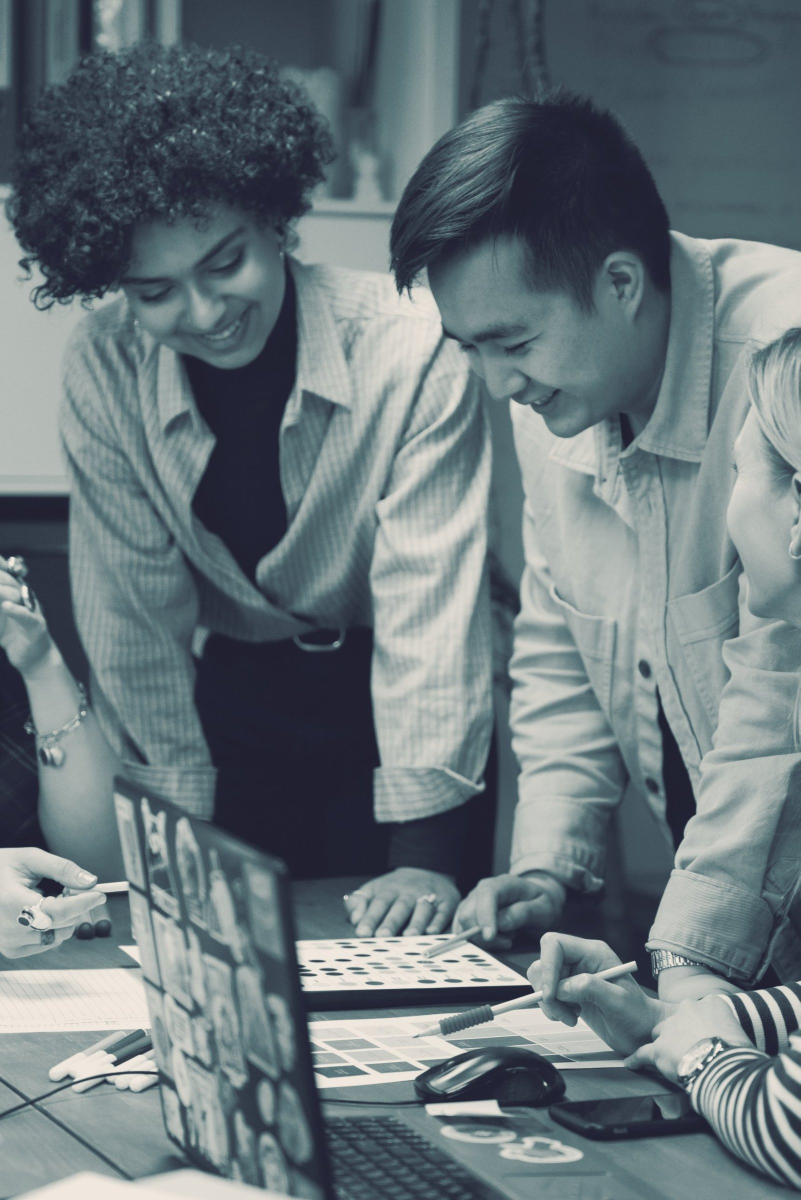
#> input picture videos/teamtailor-header/brand/Equipo_Marketing_Tessera.jpg, 1601 x 2400 px, found by its file name (shown at 1/2 size)
$ python prep_photos.py ../brand/Equipo_Marketing_Tessera.jpg ../brand/Oficina_Minimalista_Tessera.jpg
#> lines starting #> are read from the running program, lines starting #| are printed output that depends on the picture
"""Recorta las fotos de marca en teselas exactas para el mosaico.

Uso: python3 -I scripts/prep_photos.py <carpeta_origen> <carpeta_destino>

Cada foto sale en dos formatos, al tamaño exacto en pantalla (sin reescalar en el navegador):
  <id>-full.jpg  320x1080   tesela de altura completa
  <id>-half.jpg  320x536    media tesela (detalle)
  <id>-hero.jpg  1920x1080  solo las de HERO: la foto entera que forman las seis columnas al juntarse
FOCUS dice, en fracciones de la foto, dónde centrar cada recorte y cuánto acercar el detalle.
"""
import sys, os
from PIL import Image, ImageFilter

TW, FH, HH = 320, 1080, 536
FOCUS = {
    # id: (archivo, full_cx, full_cy, full_zoom, half_cx, half_cy, half_zoom)
    "equipo":  ("Equipo_Marketing_Tessera.jpg",   0.42, 0.50, 1.00, 0.70, 0.30, 1.9),
    "oficina": ("Oficina_Minimalista_Tessera.jpg", 0.70, 0.62, 1.00, 0.72, 0.66, 2.2),
    "ciudad":  ("Ciudad_Luces_Tessera.jpg",        0.38, 0.55, 1.00, 0.30, 0.70, 1.7),
    "granvia": ("Madrid_GranVia_Tessera.jpg",      0.38, 0.62, 1.00, 0.40, 0.80, 1.3),
    "molinos": ("Molinos_Tessera.jpg",             0.62, 0.55, 1.00, 0.70, 0.42, 1.6),
    "reunion": ("Reunion_Equipo_Tessera.jpg",      0.50, 0.55, 1.00, 0.50, 0.56, 1.8),
    "despacho":("Despacho_Tessera.jpg",            0.64, 0.50, 1.00, 0.66, 0.36, 1.9),
    "tesserers":("Oficina_Tesserers.jpg",          0.445, 0.50, 1.00, 0.78, 0.62, 1.6),
}
# Las que se ven enteras al juntarse las columnas: (cx, cy) del encuadre 16:9
HERO = {
    "tesserers": (0.50, 0.50),
    "ciudad":    (0.50, 0.62),
    "reunion":   (0.50, 0.56),
    "equipo":    (0.50, 0.30),
}

def crop(im, w, h, cx, cy, zoom):
    W, H = im.size
    s = max(w / W, h / H) * zoom          # escala que cubre la tesela, más el zoom pedido
    sw, sh = w / s, h / s                 # ventana en píxeles de la foto original
    x0 = min(max(cx * W - sw / 2, 0), W - sw)
    y0 = min(max(cy * H - sh / 2, 0), H - sh)
    out = im.resize((w, h), Image.LANCZOS, box=(x0, y0, x0 + sw, y0 + sh))
    if s > 1:  # ampliación: enfoque suave para no ir blando
        out = out.filter(ImageFilter.UnsharpMask(radius=1.2, percent=60, threshold=2))
    return out

src, dst = sys.argv[1], sys.argv[2]
os.makedirs(dst, exist_ok=True)
for pid, (fn, fx, fy, fz, hx, hy, hz) in FOCUS.items():
    im = Image.open(os.path.join(src, fn)).convert("RGB")
#> im is the input picture: PIL image 1601x2400 RGB; mean R, G, B 105.8, 118.4, 123
    crop(im, TW, FH, fx, fy, fz).save(os.path.join(dst, pid + "-full.jpg"), quality=92)
#> in crop, `out = im.resize((w, h), Image.LANCZOS, box=(x0, y0, x0 + sw, y0 + sh))`:
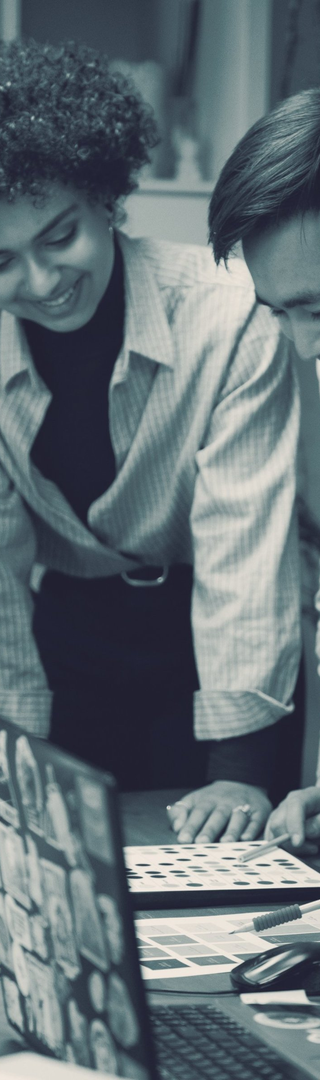
#> out: PIL image 320x1080 RGB; mean R, G, B 98.1, 110.1, 115.8
    crop(im, TW, HH, hx, hy, hz).save(os.path.join(dst, pid + "-half.jpg"), quality=92)
#> call 2 of crop, with w = 320, h = 536, cx = 0.7, cy = 0.3, zoom = 1.9
#> in crop (call 2), `out = im.resize((w, h), Image.LANCZOS, box=(x0, y0, x0 + sw, y0 + sh))`:
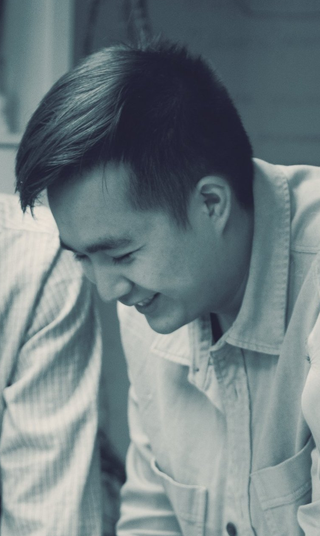
#> out: PIL image 320x536 RGB; mean R, G, B 111.5, 125.2, 129
    if pid in HERO:
        crop(im, 1920, 1080, *HERO[pid], 1.0).save(os.path.join(dst, pid + "-hero.jpg"), quality=90)
#> call 3 of crop, with w = 1920, h = 1080, cx = 0.5, cy = 0.3, zoom = 1
#> in crop (call 3), `out = im.resize((w, h), Image.LANCZOS, box=(x0, y0, x0 + sw, y0 + sh))`:
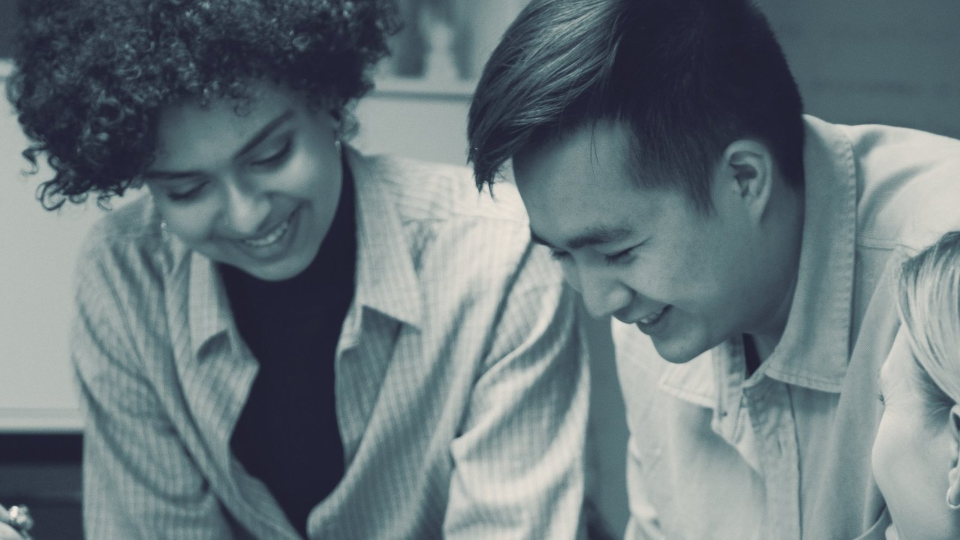
#> out: PIL image 1920x1080 RGB (shown at 1/2 size); mean R, G, B 105.1, 118.3, 123
    print(pid, im.size)
#| equipo (1601, 2400)
#> pass 2 of the loop `for pid, (fn, fx, fy, fz, hx, hy, hz) in FOCUS.items():`:
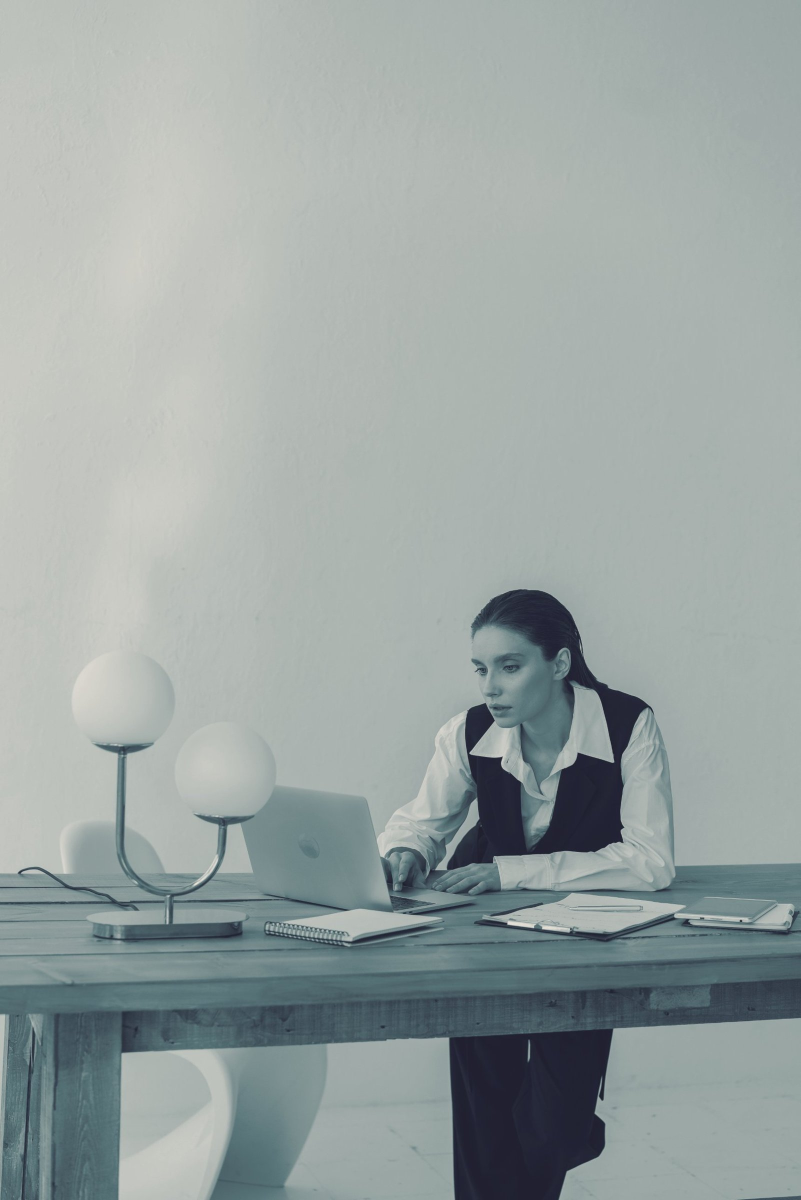
#> input picture videos/teamtailor-header/brand/Oficina_Minimalista_Tessera.jpg, 1601 x 2400 px, found by its file name (shown at 1/2 size)
#> im is the input picture: PIL image 1601x2400 RGB; mean R, G, B 153.7, 163.6, 162
#> in crop (call 4), `out = im.resize((w, h), Image.LANCZOS, box=(x0, y0, x0 + sw, y0 + sh))`:
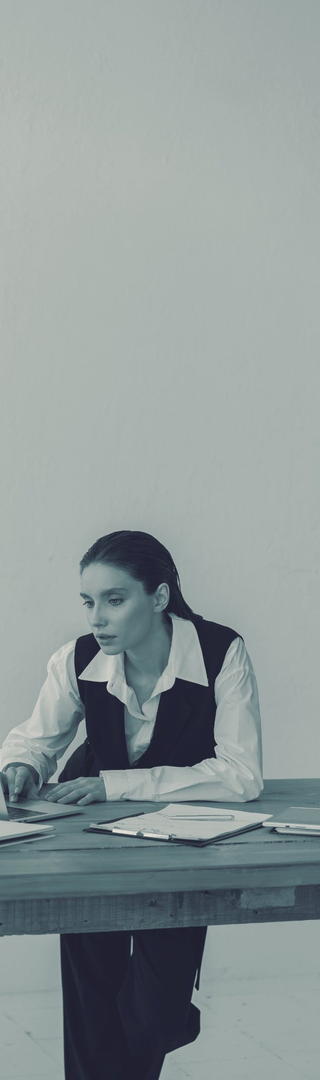
#> out: PIL image 320x1080 RGB; mean R, G, B 141.3, 151.9, 152
#> in crop (call 5), `out = im.resize((w, h), Image.LANCZOS, box=(x0, y0, x0 + sw, y0 + sh))`:
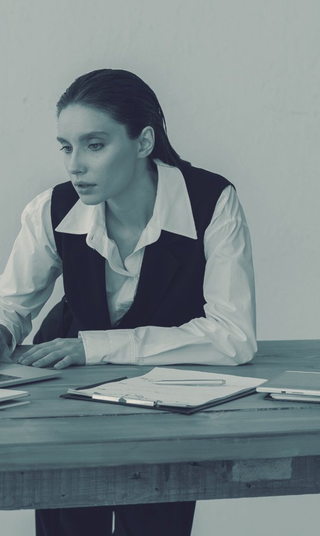
#> out: PIL image 320x536 RGB; mean R, G, B 120.5, 133.4, 136
#| oficina (1601, 2400)
#> pass 3 of the loop `for pid, (fn, fx, fy, fz, hx, hy, hz) in FOCUS.items():`:
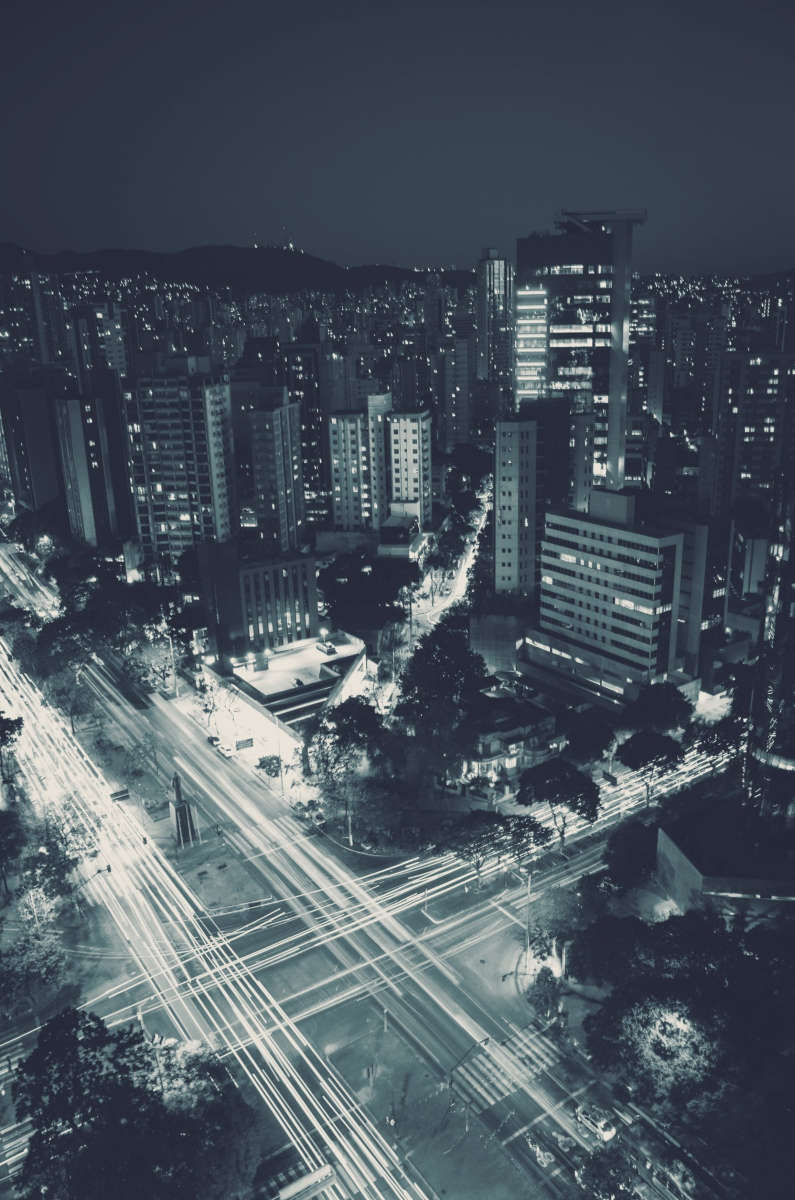
#> input picture videos/teamtailor-header/brand/Ciudad_Luces_Tessera.jpg, 1589 x 2400 px, found by its file name (shown at 1/2 size)
#> im is the input picture: PIL image 1589x2400 RGB; mean R, G, B 73.1, 83.5, 92.9
#> in crop (call 7), `out = im.resize((w, h), Image.LANCZOS, box=(x0, y0, x0 + sw, y0 + sh))`:
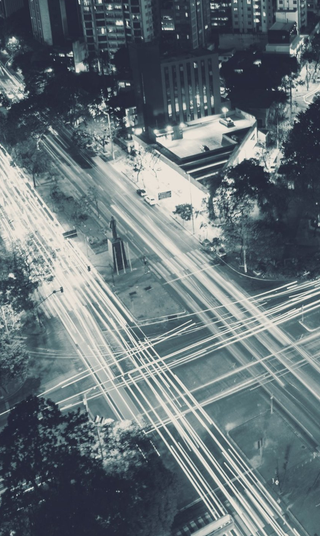
#> out: PIL image 320x536 RGB; mean R, G, B 102.4, 114.1, 119.3
#> in crop (call 8), `out = im.resize((w, h), Image.LANCZOS, box=(x0, y0, x0 + sw, y0 + sh))`:
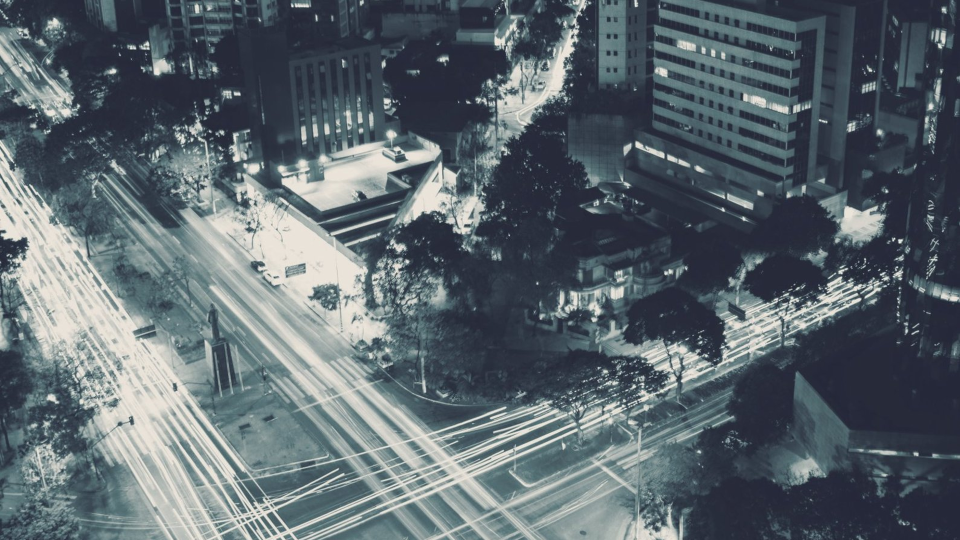
#> out: PIL image 1920x1080 RGB (shown at 1/2 size); mean R, G, B 91.3, 101.9, 108.8
#| ciudad (1589, 2400)
#> (the run stopped early here; a loop or call above may not have finished)
